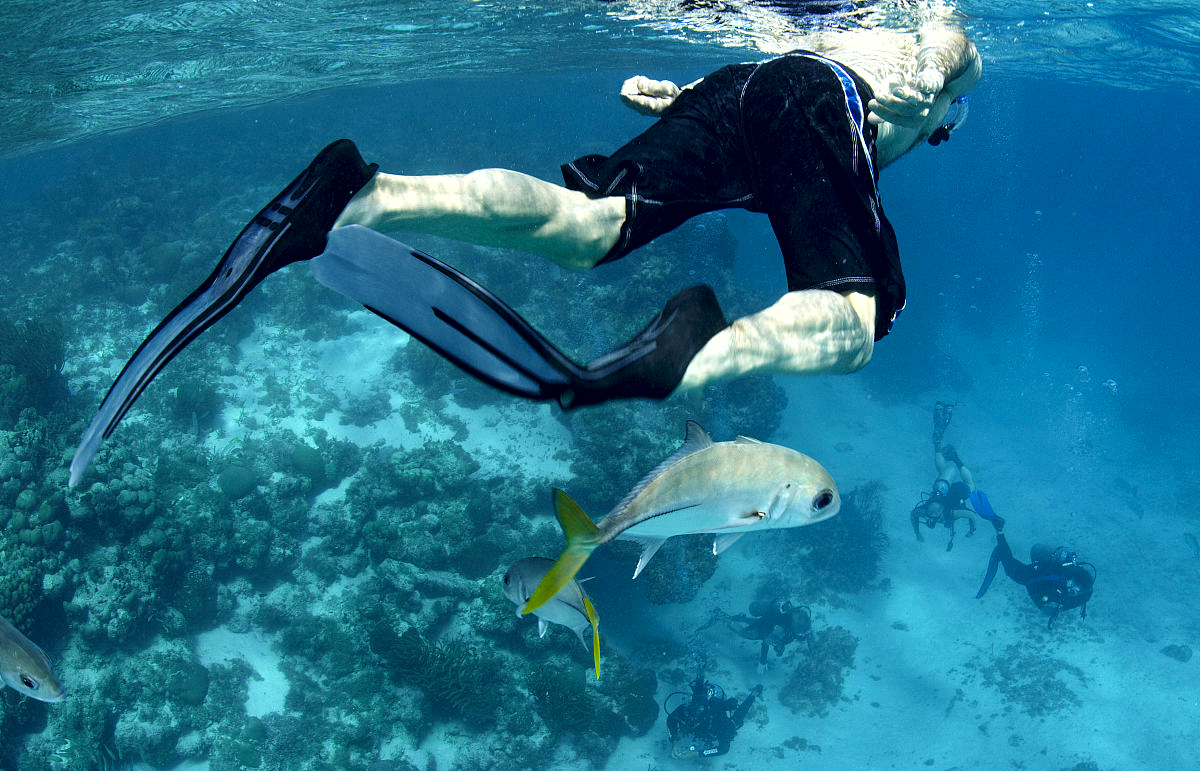
%> input picture img1.png, 1200 x 771 px
$ octave --eval "result = Colorfulness_feat(imread('../img1.png'));"   (GNU Octave 9; MATLAB toolbox functions it lacks are replaced by stand-ins)
%> lines starting %> are read from the running program, lines starting %| are printed output that depends on the picture
### functions/CE.m
function [CE_gray CE_by CE_rg] = CE(I)

% Input
    % I: input image
% Output
    % Perceived Contrast Energy for gray, blue-yellow, red-green color channels

% parameters
    % In this code, I followed Groen's experiment [28]: fixed sigma, weight, t1, t2,and t3
    % sigma: 0.16 degree =~ 3.25pixel, filter windows =~ 20 x 20 = (-3.25*3:1:3.25*3)
    % semisaturation: 0.1
    % t1, t2, t3 follows the EmpiricalNoiseThreshold used in [28]


    % Basic parameters
    sigma               = 3.25;
    semisaturation      = 0.1;
    t1                  = 9.225496406318721e-004 *255; %0.2353; %
    t2                  = 8.969246659629488e-004 *255; %0.2287; %
    t3                  = 2.069284034165411e-004 *255; %0.0528; %
    border_s            = 20;

    % Gaussian & LoG & Retification, Normalization(?)
    break_off_sigma     = 3;
    filtersize          = break_off_sigma*sigma;
    x                   = -filtersize:1:filtersize;
    Gauss               = 1/(sqrt(2 * pi) * sigma)* exp((x.^2)/(-2 * sigma * sigma) );
    Gauss               = Gauss./(sum(Gauss));
    Gx                  = (x.^2/sigma^4-1/sigma^2).*Gauss;  %LoG
    Gx                  = Gx-sum(Gx)/size(x,2);
    Gx                  = Gx/sum(0.5*x.*x.*Gx);

    % Color conversion
    I                 = double(I);
    R                   = I(:,:,1);
    G                   = I(:,:,2);
    B                   = I(:,:,3);
    gray                = 0.299*R + 0.587*G + 0.114*B;
    by                  = 0.5*R + 0.5*G - B  ;
    rg                  = R - G;
    [row col dim]       = size(I);
    CE_gray             = double(zeros(row, col));
    CE_by               = double(zeros(row, col));
    CE_rg               = double(zeros(row, col));

    % CE_Gray
    gray_temp1          = border_in(gray,border_s);
    Cx_gray             = conv2(gray_temp1, Gx, 'same');
    Cy_gray             = conv2(gray_temp1, Gx','same');
    C_gray_temp2        = sqrt(Cx_gray.^2+Cy_gray.^2);
    C_gray              = border_out(C_gray_temp2,border_s);
    R_gray              = (C_gray.*max(C_gray(:)))./(C_gray+(max(C_gray(:))*semisaturation));
    R_gray_temp1        = R_gray - t1;
    index1              = find(R_gray_temp1 > 0.0000001);
    CE_gray(index1)     = R_gray_temp1(index1);

    % CE_by
    by_temp1            = border_in(by,border_s);
    Cx_by               = conv2(by_temp1, Gx, 'same');
    Cy_by               = conv2(by_temp1, Gx','same');
    C_by_temp2          = sqrt(Cx_by.^2+Cy_by.^2);
    C_by                = border_out(C_by_temp2,border_s);
    R_by                = (C_by.*max(C_by(:)))./(C_by+(max(C_by(:))*semisaturation));
    R_by_temp1          = R_by - t2;
    index2              = find(R_by_temp1 > 0.0000001);
    CE_by(index2)       = R_by_temp1(index2);

    % CE_rg
    rg_temp1            = border_in(rg,border_s);
    Cx_rg               = conv2(rg_temp1, Gx, 'same');
    Cy_rg               = conv2(rg_temp1, Gx','same');
    C_rg_temp2          = sqrt(Cx_rg.^2+Cy_rg.^2);
    C_rg                = border_out(C_rg_temp2,border_s);
    R_rg                = (C_rg.*max(C_rg(:)))./(C_rg+(max(C_rg(:))*semisaturation));
    R_rg_temp1          = R_rg - t3;
    index3              = find(R_rg_temp1 > 0.0000001);
    CE_rg(index3)       = R_rg_temp1(index3);

### functions/border_in.m
function [nI]=border_in(I,ps)

% Input  - input image I, patch size ps
% Output - border added image

     if mod(ps,2)==0
         uc     = ps/2;      % upperside copy
         dc     = ps/2-1;    % downside copy
     elseif mod(ps,2)==1
         uc     = floor(ps/2);
         dc     = uc;
     end

     ucb        = I(1:uc,:);
     dcb        = I(end-dc:end,:);
     Igtemp1    = [ucb;I;dcb];

     lcb        = Igtemp1(:,1:uc);
     rcb        = Igtemp1(:,end-dc:end);
     nI         = [lcb Igtemp1 rcb];

end


### functions/border_out.m
function [nI]=border_out(I,ps)

% Input - input image I, patch size ps
% Output - border trimmed image

     if mod(ps,2)==0
         uc             = ps/2;      % upperside copy
         dc             = ps/2-1;    % downside copy

     elseif mod(ps,2)==1
         uc             = floor(ps/2);
         dc             = uc;
     end

     I(:,1:uc)          = [];
     I(:,end-dc:end)    = [];
     I(1:uc,:)          = [];
     I(end-dc:end,:)    = [];

     nI=I;
end


### functions/KL_JS_div.m
function [score_KL, score_JS] = KL_JS_div(vec1, vec2)
% Input: vec1: vector 1, vec2: vector 2
% Output: score_KL: KL divergence, source_JS: JS divergence
% Author: kailugaji
% https://www.cnblogs.com/kailugaji/

% Make sure vec1 and vec2 sum to 1
if any(vec1(:))
    vec1 = vec1/sum(vec1(:));
end

if any(vec2(:))
    vec2 = vec2/sum(vec2(:));
end

% Compute Kullback-Leibler Divergence
score_KL = sum(sum(vec1.* log(eps + vec1./(vec2+eps))));

% Compute Jensen-Shannon Divergence
score_JS = (sum(sum(vec1.* log(eps + vec1./((vec1+vec2)./2+eps))))+sum(sum(vec2.* log(eps + vec2./((vec1+vec2)./2+eps)))))./2;

if vec1==vec2
    score_KL=0;
    score_JS=0;
end

### functions/Colorfulness_feat.m
function color_feature = Colorfulness_feat(I)
 F_color = color_feat(I);
 F_RelayP=Rayleigh_parameter(I);
 F_RelaKL= Rayleigh_KL(I);
 color_feature = [F_color  F_RelayP F_RelaKL];
end

function[feat]=color_feat(I)
feat=[];
I=double(I);
R =I(:,:,1);
G =I(:,:,2);
B =I(:,:,3);
rg = R-G;
by = 0.5*(R+G)-B;
gray_I =rgb2gray(I);
[CE_gray CE_by CE_rg] = CE(I);
%> in CE, `R_gray              = (C_gray.*max(C_gray(:)))./(C_gray+(max(C_gray(:)..`:
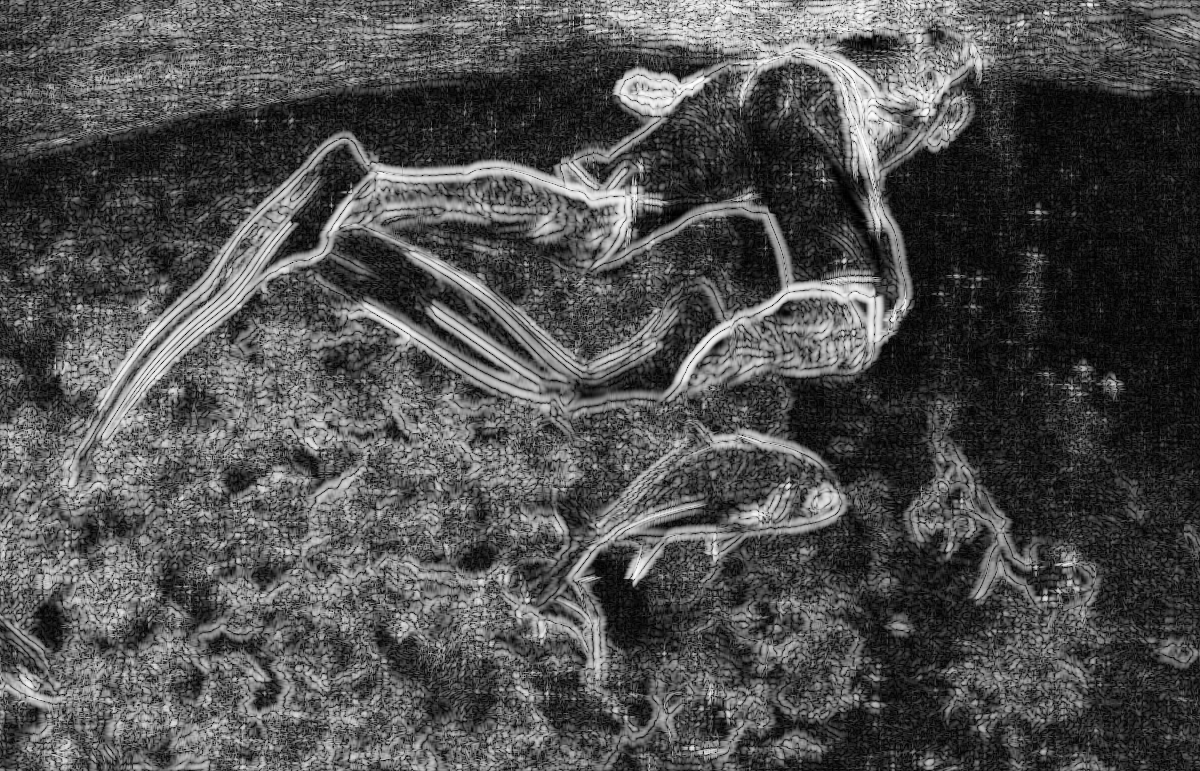
%> R_gray: size 771x1200 double; min 0.00152, max 11.4, mean 3.6; drawn with min black and max white
%> in CE, `index1              = find(R_gray_temp1 > 0.0000001);`: index1 = 914566 values from 1 to 925200
%> in CE, `R_by                = (C_by.*max(C_by(:)))./(C_by+(max(C_by(:))*semisa..`:
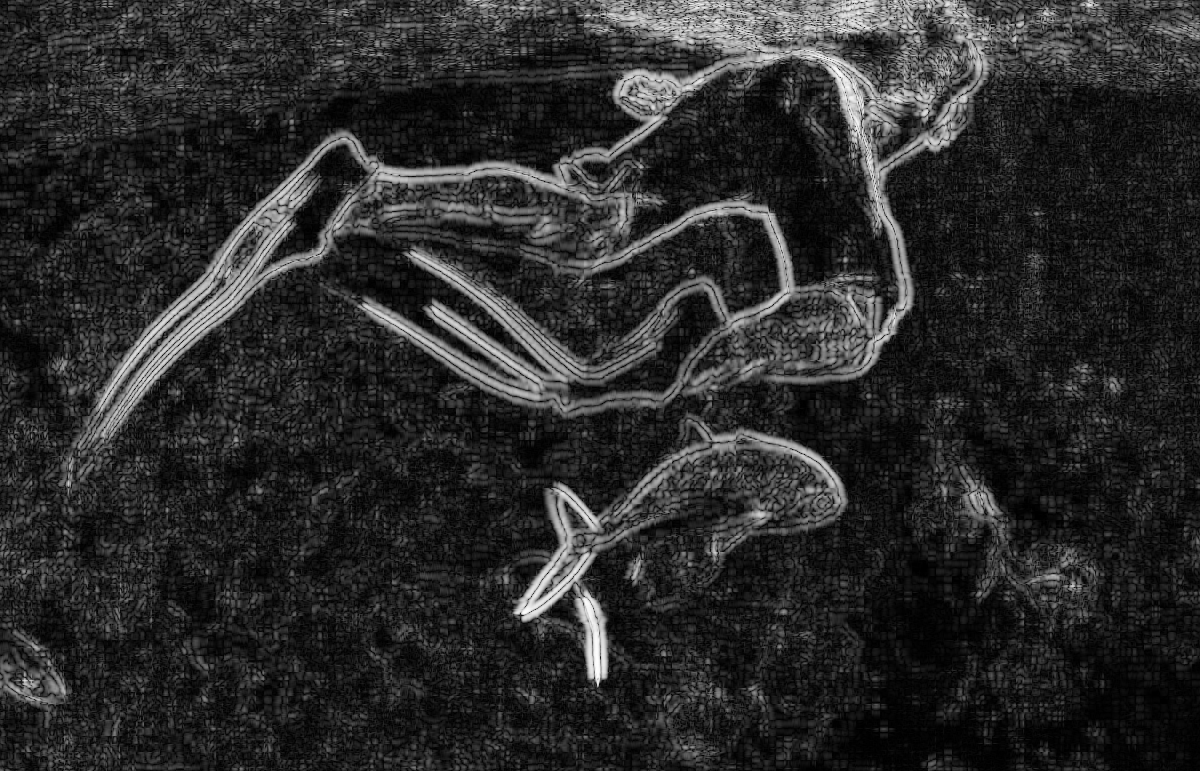
%> R_by: size 771x1200 double; min 6.61e-15, max 9.78, mean 1.66; drawn with min black and max white
%> in CE, `index2              = find(R_by_temp1 > 0.0000001);`: index2 = 868746 values from 1 to 925198
%> in CE, `R_rg                = (C_rg.*max(C_rg(:)))./(C_rg+(max(C_rg(:))*semisa..`:
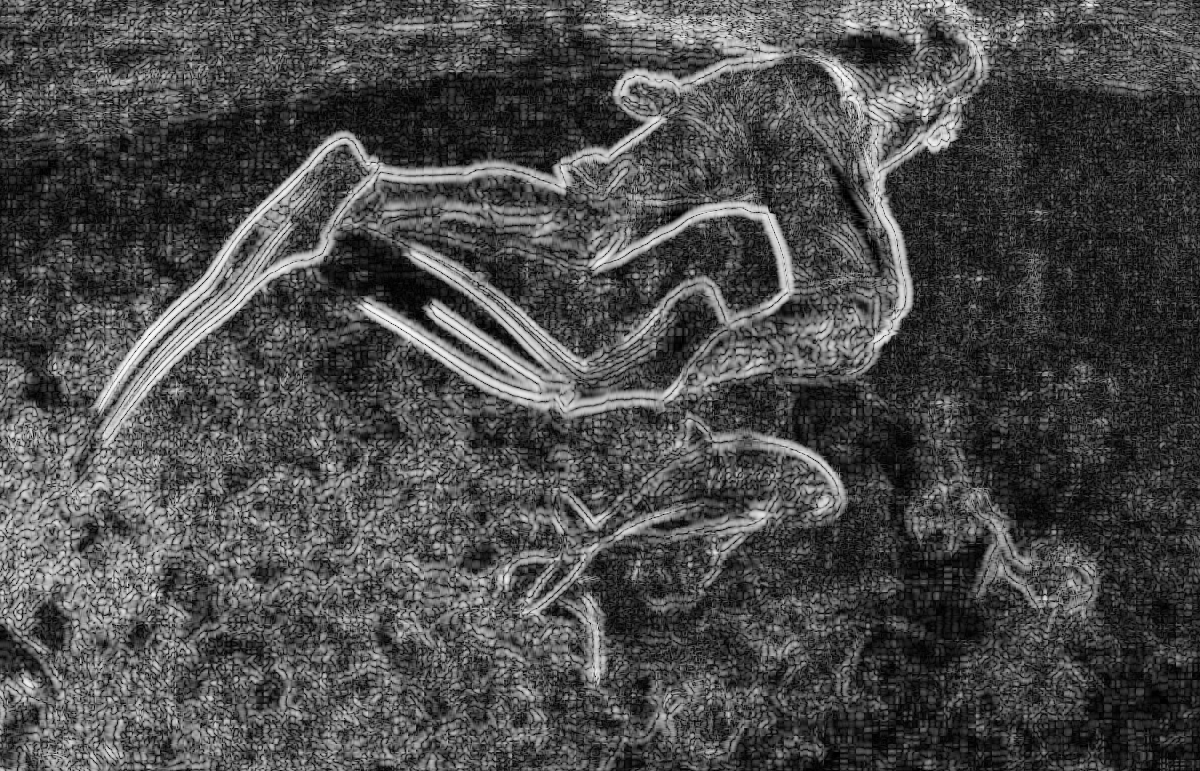
%> R_rg: size 771x1200 double; min 0, max 6.71, mean 2.01; drawn with min black and max white
%> in CE, `index3              = find(R_rg_temp1 > 0.0000001);`: index3 = 923870 values from 1 to 925200
C2 =mean(mean(CE_rg));
C3 = mean(mean(CE_by));
C4 = mean(mean(CE_gray));
r1=mean(mean(by));
r2=mean(mean(rg));
d1=(std2(by))^2;
d2=(std2(rg))^2;
C5=0.3*((r1^2+r2^2)^(0.5)+(d1+d2)^(0.5));
I = rgb2hsv(I);
img_H=I(:,:,1);
img_S=I(:,:,2);
img_V=I(:,:,3);
[h w]=size(img_S);
C1=(sum(sum(img_S)))/(h*w);
feat=[feat C1 C2 C3 C4 C5];
end

function M=Rayleigh_parameter(I)
M=[];
I=double(I);
R =I(:,:,1)./255;
G =I(:,:,2)./255;
B =I(:,:,3)./255;
R1=reshape(R,[],1);
B1=reshape(B,[],1);
G1=reshape(G,[],1);
b1 =fitdist(R1,'rayleigh');
b2 =fitdist(G1,'rayleigh');
b3 =fitdist(B1,'rayleigh');
sigma1= b1.ParameterValues;
sigma2= b2.ParameterValues;
sigma3= b3.ParameterValues;
M=[M sigma1 sigma2 sigma3];
end

function F= Rayleigh_KL(I)
F=[];
I=double(I);
x=0.01:0.01:1;
ar=0.2343^2;
ag=0.2874^2;
ab=0.3081^2;
y1=x./ar.*exp(-(x.^2./(2*ar)));
y2=x./ag.*exp(-(x.^2./(2*ag)));
y3=x./ab.*exp(-(x.^2./(2*ab)));
s1=polyarea(x,y1);
s2=polyarea(x,y2);
s3=polyarea(x,y3);
y1=(0.01*y1)./s1;
y2=(0.01*y2)./s2;
y3=(0.01*y3)./s3;
R =I(:,:,1)./255;
G =I(:,:,2)./255;
B =I(:,:,3)./255;
R1=reshape(R,[],1);
B1=reshape(B,[],1);
G1=reshape(G,[],1);
br=histogram(R1,100,'normalization','probability');
br=br.Values;
bg=histogram(G1,100,'normalization','probability');
bg=bg.Values;
bb=histogram(B1,100,'normalization','probability');
bb=bb.Values;
A1= KL_JS_div(br,y1);
A2= KL_JS_div(bg,y2);
A3= KL_JS_div(bb,y3);
F=[F A1 A2 A3];
end
%> in color_feat, `C2 =mean(mean(CE_rg));`: C2 = 1.95
%> in color_feat, `C3 = mean(mean(CE_by));`: C3 = 1.44
%> in color_feat, `C4 = mean(mean(CE_gray));`: C4 = 3.36
%> in color_feat, `r1=mean(mean(by));`: r1 = -69.23
%> in color_feat, `r2=mean(mean(rg));`: r2 = -81.75
%> in color_feat, `d1=(std2(by))^2;`: d1 = 912.7
%> in color_feat, `d2=(std2(rg))^2;`: d2 = 1048.3
%> in color_feat, `C5=0.3*((r1^2+r2^2)^(0.5)+(d1+d2)^(0.5));`: C5 = 45.42
%> in color_feat, `I = rgb2hsv(I);`: I: size 771x1200x3 double; mean H, S, V 0.5, 0.8, 143.3
%> in color_feat, `img_S=I(:,:,2);`:
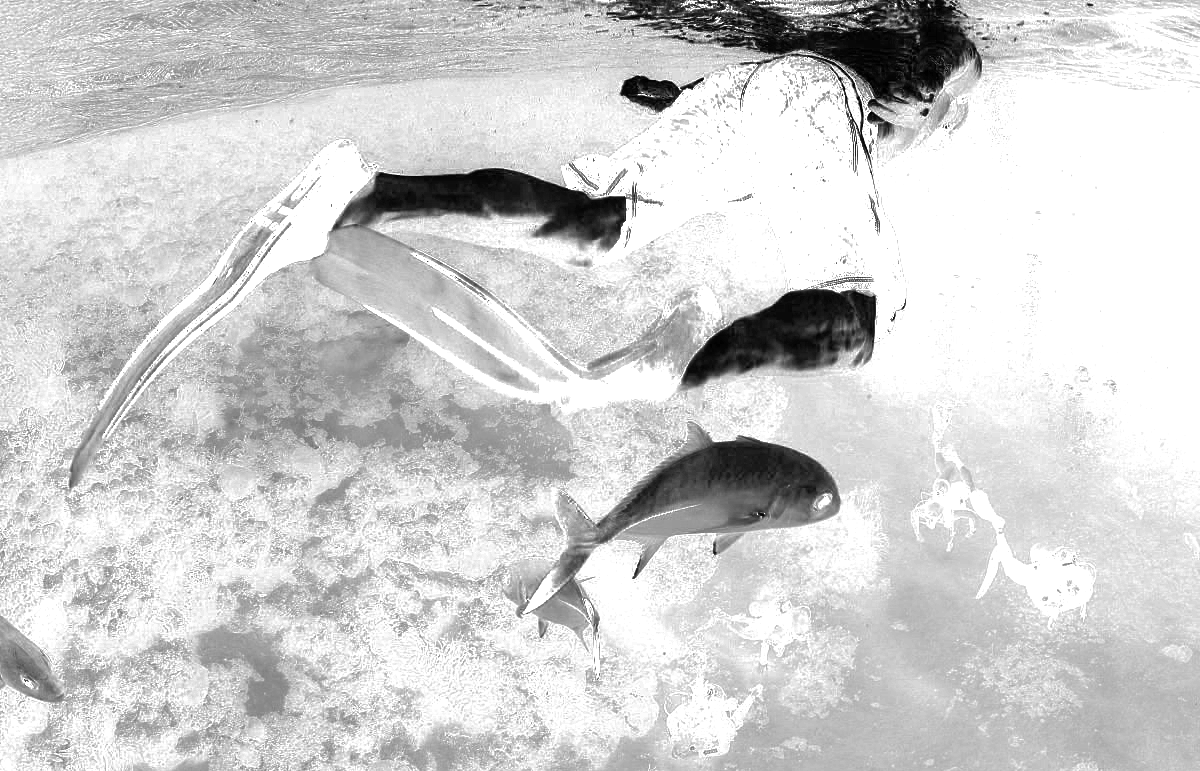
%> img_S: size 771x1200 double; min 0, max 1, mean 0.817
%> in color_feat, `C1=(sum(sum(img_S)))/(h*w);`: C1 = 0.817
%> in color_feat, `feat=[feat C1 C2 C3 C4 C5];`: feat = [0.817 1.95 1.44 3.36 45.42]
%> in Rayleigh_parameter, `sigma1= b1.ParameterValues;`: sigma1 = 0.157
%> in Rayleigh_parameter, `sigma2= b2.ParameterValues;`: sigma2 = 0.344
%> in Rayleigh_parameter, `sigma3= b3.ParameterValues;`: sigma3 = 0.417
%> in Rayleigh_parameter, `M=[M sigma1 sigma2 sigma3];`: M = [0.157 0.344 0.417]
%> in Rayleigh_KL, `br=br.Values;`: br = 100 values, max 0.269 at index 1, min 0.000489 at index 85, mean 0.01
%> in Rayleigh_KL, `bg=bg.Values;`: bg = 100 values, max 0.0557 at index 39, min 0.000863 at index 94, mean 0.01
%> in Rayleigh_KL, `bb=bb.Values;`: bb = 100 values, max 0.0319 at index 62, min 0.000128 at index 2, mean 0.01
%> in KL_JS_div, `vec1 = vec1/sum(vec1(:));`: vec1 has the same summary as br in Rayleigh_KL
%> in KL_JS_div, `score_KL = sum(sum(vec1.* log(eps + vec1./(vec2+eps))));`: score_KL = 1.71
%> in KL_JS_div, `score_JS = (sum(sum(vec1.* log(eps + vec1./((vec1+vec2)./2+eps))))+sum..`: score_JS = 0.239
%> in Rayleigh_KL, `A1= KL_JS_div(br,y1);`: A1 = 1.71
%> in Rayleigh_KL, `A2= KL_JS_div(bg,y2);`: A2 = 0.377
%> in Rayleigh_KL, `A3= KL_JS_div(bb,y3);`: A3 = 0.521
%> in Rayleigh_KL, `F=[F A1 A2 A3];`: F = [1.71 0.377 0.521]
%> in Colorfulness_feat, `color_feature = [F_color  F_RelayP F_RelaKL];`: color_feature = [0.817 1.95 1.44 3.36 45.42 0.157 0.344 0.417 1.71 0.377 0.521]
%> `result = Colorfulness_feat(imread('../img1.png'));`: result has the same summary as color_feature in Colorfulness_feat
